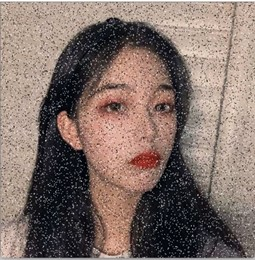
#> input picture cvstudey/chapter-3/V3-1-filtering/SaltPepperNoise.jpg, 255 x 260 px
$ python test.py
#> lines starting #> are read from the running program, lines starting #| are printed output that depends on the picture
import cv2

def onChange(x):
    pass

img = cv2.imread('SaltPepperNoise.jpg')
#> img is the input picture: shape (260, 255, 3); mean B, G, R 104.7, 111.6, 129

cv2.namedWindow('Blur')

cv2.createTrackbar('ksize', 'Blur', 3, 100, onChange)

while(True):
    ksize = cv2.getTrackbarPos('ksize', 'Blur')

    if ksize <= 3:
        ksize = 3
    if ksize % 2 == 0:
        ksize = ksize + 1

    blur = cv2.GaussianBlur(img, (ksize, ksize), 0)
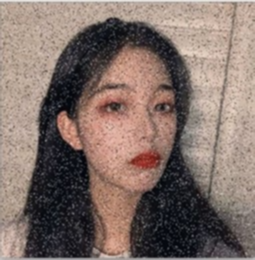
#> blur: shape (260, 255, 3); mean B, G, R 104.6, 111.5, 129
    cv2.imshow('Blur', blur)

    if cv2.waitKey(1) == 27:
#> (key Esc is pressed here)
        break
